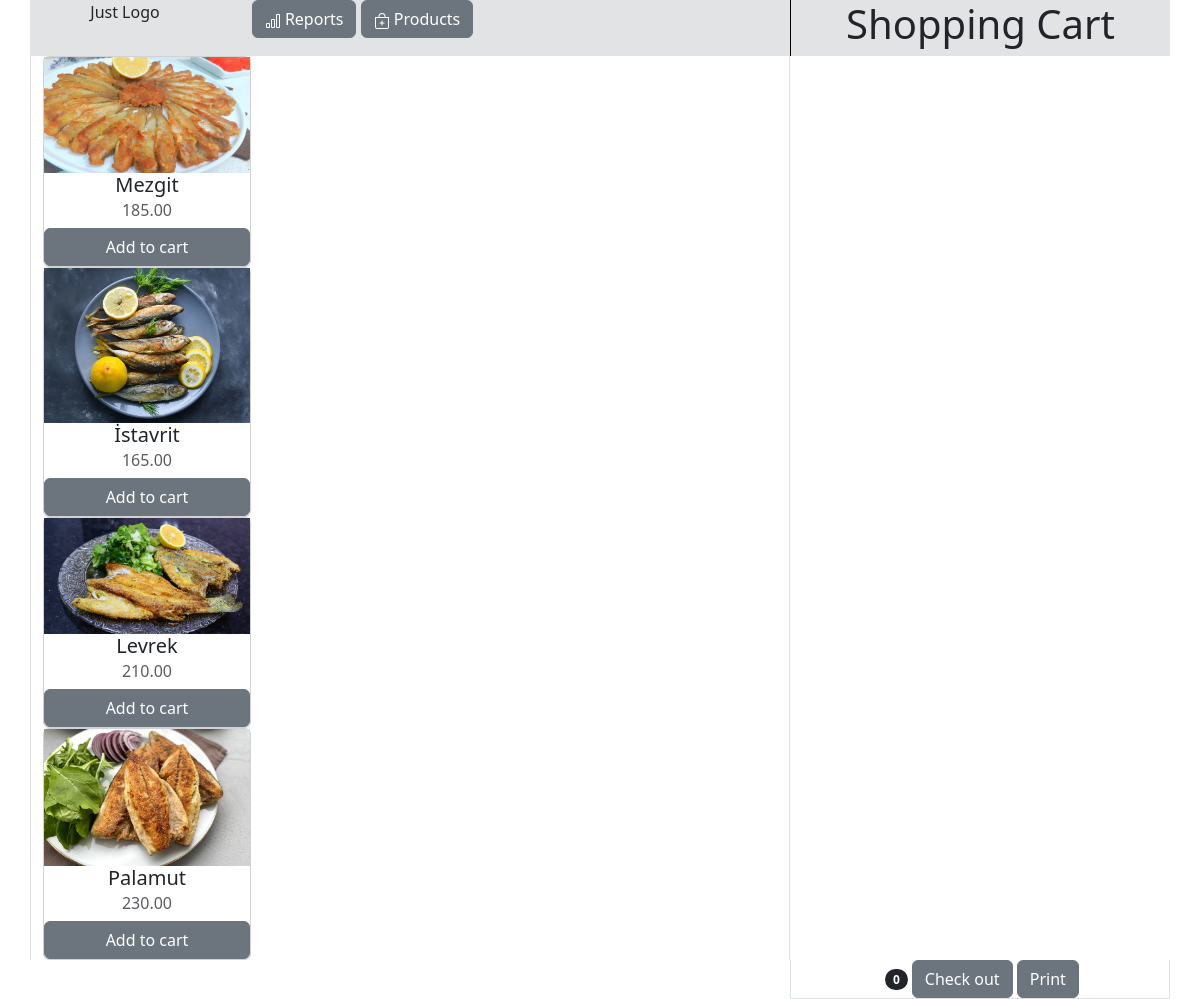
The page / on the database its author committed.
### main/models.py (models this page shows)
class Products(models.Model):
    name = models.CharField(max_length=50)
    price = models.DecimalField(max_digits=8, decimal_places=2)
    category = models.CharField(max_length=50, null=True)
    image = models.FileField(upload_to="images", blank=True)

### main/views.py (the view)
# urls.py: path('', views.index, name="index"),
def index(request):
    products = {
        "products": Products.objects.all(),
    }
    return render(request, "main/index.html",products)

### main/cart.py (called while the page is built)
    def __len__(self):
        return len(self.cart)

### main/context_processors.py (called while the page is built)
def cart(request):
    return {'cart': Cart(request)}

### main/templates/main/index.html (shortened to what this page needs)
{% extends "navbar.html" %}
{% block content %}
<head>
</head>
<div class="container text-center">
  <div class="row">
    <div class="col-8 border-start border-end">
        {% for product in products %}
          <div class="card p" style="width: 13rem;">
            <img src="{{ product.image.url }}" alt="">
            <h5 class="card-title ">{{product.name}}</h5>
            <h6 class="card-subtitle mb-2 text-muted">{{product.price}}</h6>
            <button type="button" value="{{ product.id }}" id="add-cart" class="btn btn-secondary">Add to cart</button>
          </div>
        {% endfor %}
      </div>
    </div>
    </div>
{% endblock %}

### rows shown on the page
Products: image (picture), name "Mezgit", price "185.00", {{ product.id }} 2 (drawn)
Products: image (picture), name "İstavrit", price "165.00", {{ product.id }} 3 (drawn)
Products: image (picture), name "Levrek", price "210.00", {{ product.id }} 4 (drawn)
Products: image (picture), name "Palamut", price "230.00", {{ product.id }} 5 (drawn)

### other values the page prints
{{ cart|length }} "0"
